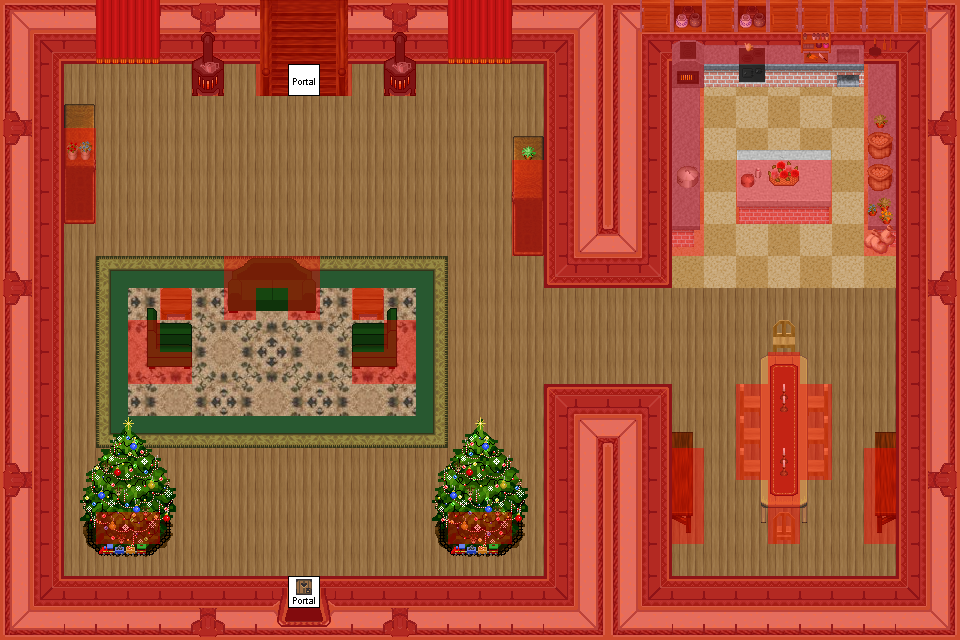

A level layout from a 2D game, rendered from its tile map. Below: a short description, then the map file with tile-grid data replaced by summaries:
An orthogonal 30x20 tile map with 32x32 px tiles, 8 tile layers (0_floor, 1_terrain, 2_object, 3_roof, ...), 28 tilesets.

<map version="1.2" tiledversion="1.2.0" orientation="orthogonal" renderorder="right-down" width="30" height="20" tilewidth="32" tileheight="32" infinite="0" nextlayerid="9" nextobjectid="1">
 <tileset firstgid="1" name="collision" tilewidth="32" tileheight="32" tilecount="1" columns="1">
  <image source="../../tileset/logic/collision.png" width="32" height="32" />
 </tileset>
 <tileset firstgid="2" name="floors_3" tilewidth="32" tileheight="32" tilecount="12" columns="6">
  <image source="../../tileset/ground/indoor/floors_3.png" width="192" height="64" />
 </tileset>
 <tileset firstgid="14" name="int_wall_dark_red" tilewidth="32" tileheight="32" tilecount="16" columns="4">
  <image source="../../tileset/building/wall/int_wall_dark_red.png" width="128" height="128" />
 </tileset>
 <tileset firstgid="30" name="int_wall_dark_red_corners" tilewidth="32" tileheight="32" tilecount="16" columns="4">
  <image source="../../tileset/building/wall/int_wall_dark_red_corners.png" width="128" height="128" />
 </tileset>
 <tileset firstgid="46" name="int_wall_dark_red_corners_2" tilewidth="32" tileheight="32" tilecount="8" columns="2">
  <image source="../../tileset/building/wall/int_wall_dark_red_corners_2.png" width="64" height="128" />
 </tileset>
 <tileset firstgid="54" name="dark_red_ns" tilewidth="32" tileheight="32" tilecount="12" columns="3">
  <image source="../../tileset/building/entrance/dark_red_ns.png" width="96" height="128" />
 </tileset>
 <tileset firstgid="66" name="dark_red_ns_detail" tilewidth="32" tileheight="32" tilecount="12" columns="3">
  <image source="../../tileset/building/entrance/dark_red_ns_detail.png" width="96" height="128" />
 </tileset>
 <tileset firstgid="78" name="cabinets" tilewidth="32" tileheight="32" tilecount="44" columns="4">
  <image source="../../tileset/furniture/kitchen/cabinets.png" width="128" height="352" />
 </tileset>
 <tileset firstgid="122" name="concrete_table" tilewidth="32" tileheight="32" tilecount="9" columns="3">
  <image source="../../tileset/furniture/table/concrete_table.png" width="96" height="96" />
 </tileset>
 <tileset firstgid="131" name="wooden_with_candles" tilewidth="32" tileheight="32" tilecount="12" columns="3">
  <image source="../../tileset/furniture/table/wooden_with_candles.png" width="96" height="128" />
 </tileset>
 <tileset firstgid="143" name="wooden_pale" tilewidth="32" tileheight="32" tilecount="4" columns="2">
  <image source="../../tileset/furniture/chair/wooden_pale.png" width="64" height="64" />
 </tileset>
 <tileset firstgid="147" name="wooden_trestle_vertical" tilewidth="32" tileheight="32" tilecount="6" columns="2">
  <image source="../../tileset/furniture/table/wooden_trestle_vertical.png" width="64" height="96" />
 </tileset>
 <tileset firstgid="153" name="flower_baskets" tilewidth="32" tileheight="32" tilecount="3" columns="1">
  <image source="../../tileset/plant/indoor/flower_baskets.png" width="32" height="96" />
 </tileset>
 <tileset firstgid="156" name="small_flowerpots" tilewidth="32" tileheight="32" tilecount="4" columns="2">
  <image source="../../tileset/plant/indoor/small_flowerpots.png" width="64" height="64" />
 </tileset>
 <tileset firstgid="160" name="food_preparation" tilewidth="32" tileheight="32" tilecount="16" columns="4">
  <image source="../../tileset/item/household/food_preparation.png" width="128" height="128" />
 </tileset>
 <tileset firstgid="176" name="food_preparation_2" tilewidth="32" tileheight="32" tilecount="4" columns="2">
  <image source="../../tileset/item/household/food_preparation_2.png" width="64" height="64" />
 </tileset>
 <tileset firstgid="180" name="sofa" tilewidth="32" tileheight="32" tilecount="6" columns="3">
  <image source="../../tileset/furniture/chair/sofa.png" width="96" height="64" />
 </tileset>
 <tileset firstgid="186" name="armchair" tilewidth="32" tileheight="32" tilecount="12" columns="4">
  <image source="../../tileset/furniture/chair/armchair.png" width="128" height="96" />
 </tileset>
 <tileset firstgid="198" name="brown_rug2" tilewidth="32" tileheight="32" tilecount="12" columns="3">
  <image source="../../tileset/furniture/carpet/brown_rug2.png" width="96" height="128" />
 </tileset>
 <tileset firstgid="210" name="green" tilewidth="32" tileheight="32" tilecount="9" columns="3">
  <image source="../../tileset/furniture/carpet/green.png" width="96" height="96" />
 </tileset>
 <tileset firstgid="219" name="dark_red" tilewidth="32" tileheight="32" tilecount="4" columns="2">
  <image source="../../tileset/furniture/curtain/dark_red.png" width="64" height="64" />
 </tileset>
 <tileset firstgid="223" name="warmer" tilewidth="32" tileheight="32" tilecount="2" columns="1">
  <image source="../../tileset/furniture/kitchen/warmer.png" width="32" height="64" />
 </tileset>
 <tileset firstgid="225" name="wardrobe_lateral" tilewidth="32" tileheight="32" tilecount="8" columns="2">
  <image source="../../tileset/furniture/shelve/wardrobe_lateral.png" width="64" height="128" />
 </tileset>
 <tileset firstgid="233" name="rack" tilewidth="32" tileheight="32" tilecount="8" columns="4">
  <image source="../../tileset/furniture/shelve/rack.png" width="128" height="64" />
 </tileset>
 <tileset firstgid="241" name="christmas_tree" tilewidth="32" tileheight="32" tilecount="40" columns="8">
  <image source="../../tileset/plant/tree/christmas_tree.png" width="256" height="160" />
 </tileset>
 <tileset firstgid="281" name="wooden_stairs" tilewidth="32" tileheight="32" tilecount="9" columns="3">
  <image source="../../tileset/building/stairs/wooden_stairs.png" width="96" height="96" />
 </tileset>
 <tileset firstgid="290" name="portal" tilewidth="32" tileheight="32" tilecount="16" columns="8">
  <image source="../../tileset/logic/portal.png" width="256" height="64" />
 </tileset>
 <tileset firstgid="306" name="square" tilewidth="32" tileheight="32" tilecount="1" columns="1">
  <image source="../../tileset/furniture/table/square.png" width="32" height="32" />
 </tileset>
 <layer id="1" name="0_floor" width="30" height="20">
  <data>[600 cells, 600 non-empty, 61 distinct tile ids]</data>
 </layer>
 <layer id="2" name="1_terrain" width="30" height="20">
  <data>[600 cells, 127 non-empty, 89 distinct tile ids]</data>
 </layer>
 <layer id="3" name="2_object" width="30" height="20">
  <data>[600 cells, 18 non-empty, 13 distinct tile ids]</data>
 </layer>
 <layer id="4" name="3_roof" width="30" height="20">
  <data>[600 cells, 34 non-empty, 34 distinct tile ids]</data>
 </layer>
 <layer id="5" name="4_roof_add" width="30" height="20">
  <data>[600 cells, 1 non-empty, 1 distinct tile ids]</data>
 </layer>
 <layer id="6" name="objects" width="30" height="20">
  <data>[600 cells, 2 non-empty, 2 distinct tile ids]</data>
 </layer>
 <layer id="7" name="collision" width="30" height="20" opacity="0.42">
  <data>[600 cells, 298 non-empty, 1 distinct tile ids]</data>
 </layer>
 <layer id="8" name="protection" width="30" height="20">
  <data>[600 cells, 0 non-empty, 0 distinct tile ids]</data>
 </layer>
</map>
